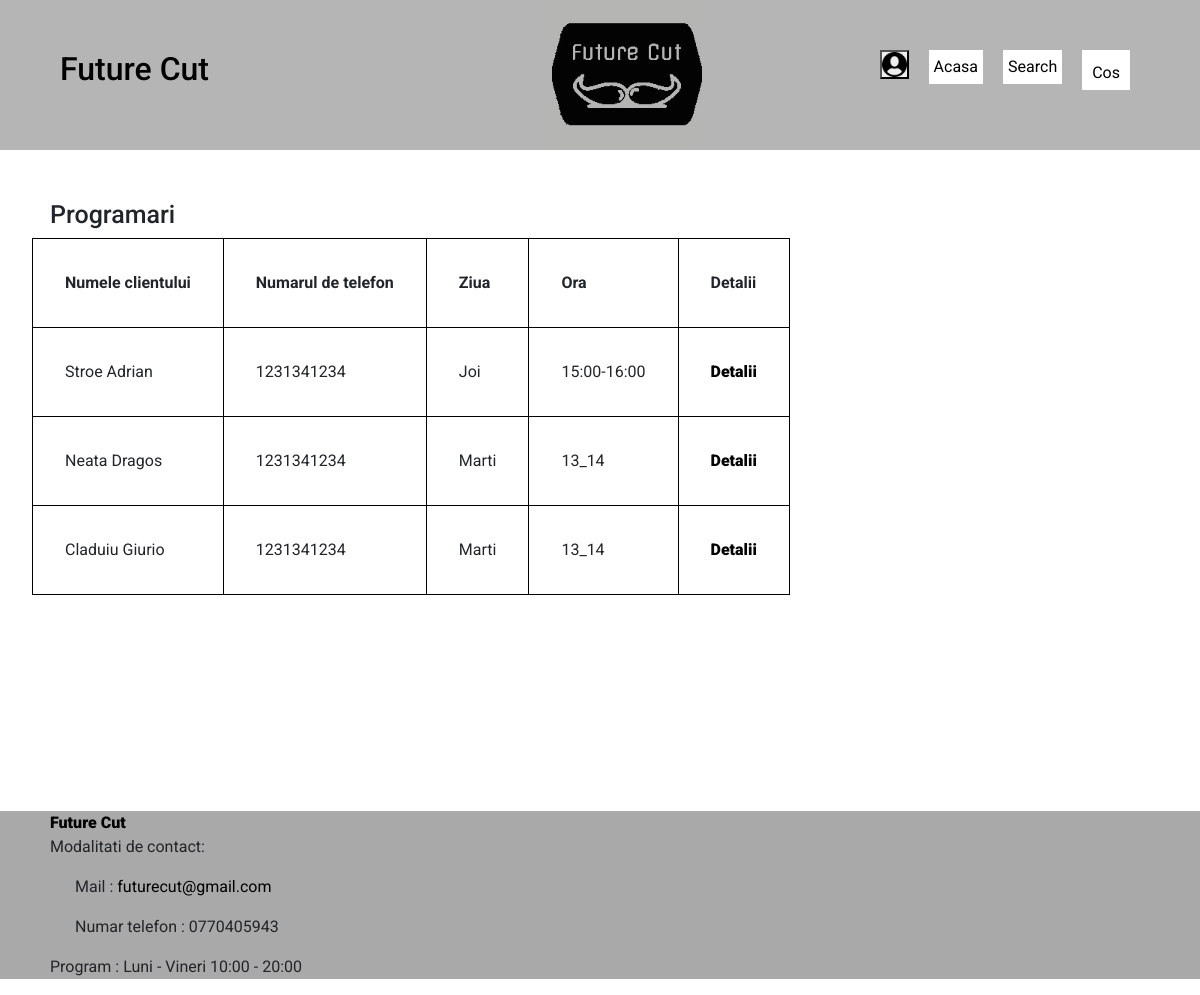
Before: /appointment/unchecked-appointments/ (signed in) with the older database file.
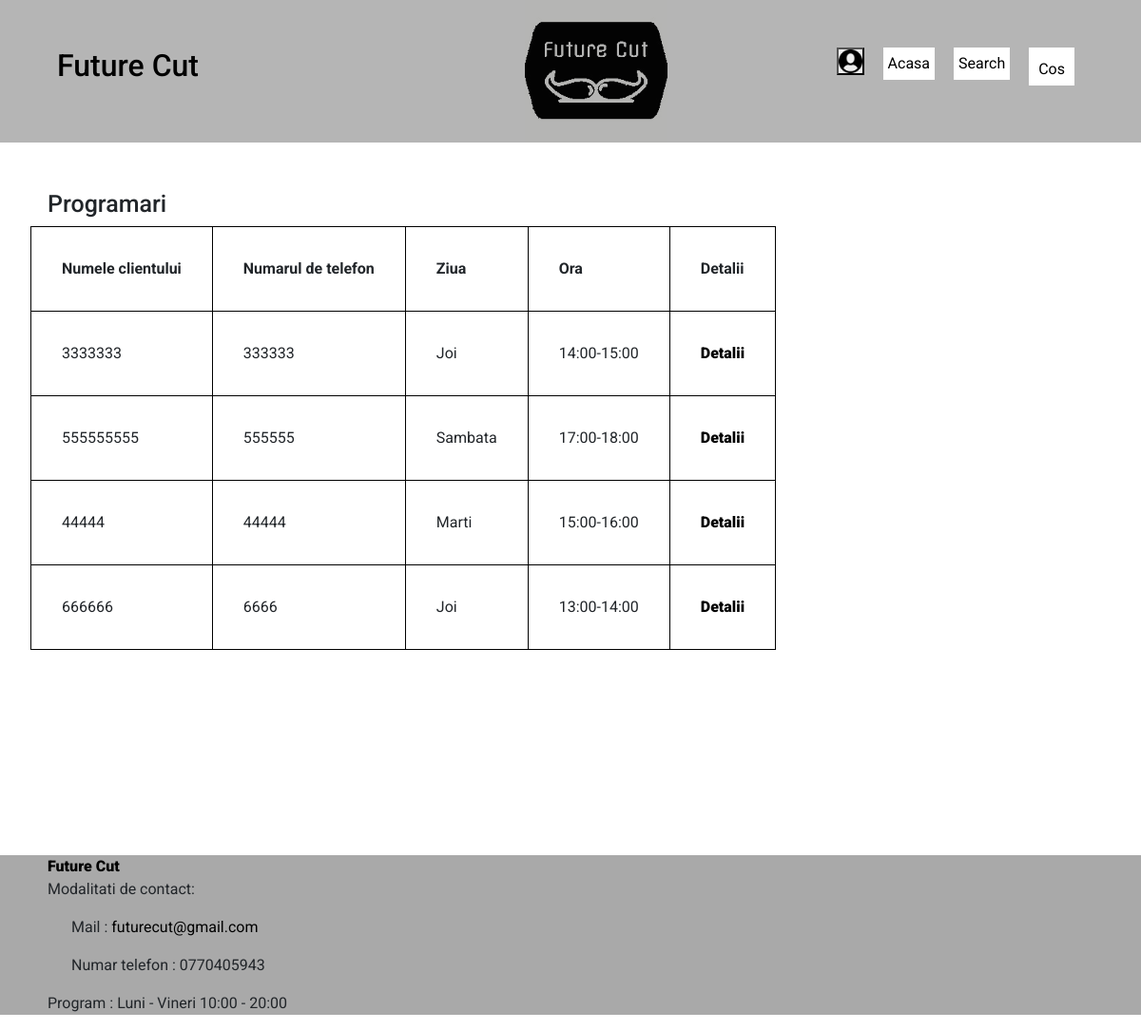
After: the same page with the newer database file.
### appointment/models.py (models this page shows, shortened)
class Appointment(models.Model):
    class VerifiedAppointmentManager(models.Manager):
        def get_queryset(self):
            return super().get_queryset().filter(checked=True)
    class UnVerifiedAppointmentManager(models.Manager):
        def get_queryset(self):
            return super().get_queryset().filter(checked=False)
    name = models.CharField(max_length=200)
    phone_number = models.CharField(max_length=13)
    slug = models.SlugField(max_length=200, null=False, unique=True, blank=True)
    class Day(models.TextChoices):
        ZI1 = 'Luni', 'Luni'
        ZI2 = 'Marti', 'Marti'
        ZI3 = 'Miercuri', 'Miercuri'
        ZI4 = 'Joi', 'Joi'
        ZI5 = 'Vineri', 'Vineri'
        ZI6 = 'Sambata', 'Sambata'
    day = models.CharField(max_length=100, choices=Day.choices, default=Day.ZI1)
    class Appointment(models.TextChoices):
        ORA1 = '12:00-13:00', '12:00-13:00'
        ORA2 = '13:00-14:00', '13:00-14:00'
        ORA3 = '14:00-15:00', '14:00-15:00'
        ORA4 = '15:00-16:00', '15:00-16:00'
        ORA5 = '16:00-17:00', '16:00-17:00'
        ORA6 = '17:00-18:00', '17:00-18:00'
    appointment = models.CharField(max_length=100, choices=Appointment.choices, default=Appointment.ORA1)
    class Frizer(models.TextChoices):
        STAT1 = 'Claudiu', 'Claudiu'
        STAT2 = 'Ivanciu', 'Ivanciu'
        STAT3 = 'Gheorghe', 'Gheorghe'
    frizer = models.CharField(max_length=100, choices=Frizer.choices, default=Frizer.STAT1)
    class Pachet(models.TextChoices):
        PC1 = 'tuns', 'Tuns'
        PC2 = 'tuns_barba', 'Tuns + Barba'
        PC3 = 'tuns_barba_aranjat', 'Tuns + Barba + Aranjat'
        PC4 = 'babra', 'Barba'
        PC5 = 'vopsit_barba', 'Vopsit barba'
        PC6 = 'pensat', 'Pensat'
    pachet = models.CharField(max_length=100, choices=Pachet.choices, default=Pachet.PC1)
    checked = models.BooleanField(default=False)
    class Status(models.TextChoices):
        STAT1 = 'In asteptare', 'In asteptare'
        STAT2 = 'Acceptat', 'Acceptat'
        STAT3 = 'Refuzat', 'Refuzat'
    status = models.CharField(max_length=40, choices=Status.choices, default=Status.STAT1)
    objects = models.Manager()
    checkedmanager = VerifiedAppointmentManager()
    uncheckedmanager = UnVerifiedAppointmentManager()

### appointment/views.py (the view)
# urls.py: path('unchecked-appointments/', views.view_unchecked_appointment, name='view_unchecked_appointment'),
@ staff_member_required
def view_unchecked_appointment(request):
    unchecked_appointment = Appointment.uncheckedmanager.all()
    return render(request, 'store/programari.html', {'unchecked_app': unchecked_appointment})

### store/views.py (called while the page is built)
def categories(request):
    return {
        'categories': Category.objects.all()
    }

### templates/store/programari.html (shortened to what this page needs)
{% extends "./base.html" %} {% load static %} {% block content %}
<h1>Programari</h1>
<div>
        <div class="unchecked">
            <table>
                <tr>
                    <th>Numele clientului</th>
                    <th>Numarul de telefon</th>
                    <th>Ziua</th>
                    <th>Ora</th>
                    <th>Detalii</th>
                </tr>
                {%for produs in unchecked_app %}
                <tr>
                    <td>{{produs.name}}</td>
                    <td>{{produs.phone_number}}</td>
                    <td>{{produs.day}}</td>
                    <td>{{produs.appointment}}</td>
                    <td><a class="link" href="{%url 'appointment:view_detail_appointment' produs.slug%}"> Detalii</td>
                </tr>
                {% endfor %}
            </table>
        </div>
</div>
{% endblock %}

### templates/store/base.html (shortened to what this page needs)
{%load static%}
<!DOCTYPE html>
<html lang="en">
<head>
    <link
    href="https://unpkg.com/ionicons@4.5.10-0/dist/css/ionicons.min.css"
    rel="stylesheet"
    />
    <link
    href="https://cdn.jsdelivr.net/npm/bootstrap@5.0.0-beta3/dist/css/bootstrap.min.css"
    rel="stylesheet"
    />
    <link rel="stylesheet" href="/static/css/styles.css" />
    <link rel="stylesheet" type="text/css" href="{%static 'css/styles.css'%}" />
</head>
<body>
    <header>
    <div class="overlay"></div>
    <a href="{%url 'store:all_products'%}"><div class="Logo"><img src="{% static 'images/Future_Cut_Logo1.jpg' %}" /></div></a>
    <nav>
        <a href="{%url 'store:all_products'%}" class="title"><h2>Future Cut</h2></a>
        <ul style="transition=500ms all;">
        <div class="buttonorder">
            {% if request.user.is_authenticated %}
            <li>
            <div class="dropdown">
                <button ><img  class="userphoto" src="{% static 'images/userphoto.png' %}" class="dropbutton" onclick=location.href="{%url 'accounts:profile'%}"></button>
            </div>
            </li>
        {% endif %}
            <li>
            <div class="dropdown">
                <button class="dropbutton" onclick=location.href="{%url 'store:all_products'%}">
                Acasa
                </button>
            </div>
            </li>
            <li>
                <div class="dropdown">
                    <button class="dropbutton" onclick=location.href="{% url 'store:produsecautate' %}">Search</button>
                </div>
            </li>
            {%if request.user.is_authenticated%}
            <li class="cart">
                <button class="dropbutton" onclick=location.href="{%url 'store:cart'%}">
                    <ion-icon name="basket"></ion-icon>Cos<span></span>
                </button>
            </li>
            {%endif%}
        </div>
        </ul>
    </nav>
</header>
    {%block content%} {%endblock%}
</body>
<footer>
    <div class="footer">
        <a href="{%url 'store:all_products'%}" class="link">Future Cut</a>
        <p>Modalitati de contact:</p>
        <div class="contact">
            <p>Mail : <a  class="mail" href="mailto:futurecut@gmail.com">futurecut@gmail.com</a></p>
            <p>Numar telefon : <a>0770405943</a></p>
        </div>
        <div>
            <p>Program : Luni - Vineri 10:00 - 20:00 </p>
        </div>
    </div>
</footer>
</html>

### static/css/styles.css (style rules this page uses)
* { margin: 0; padding: 0; box-sizing: border-box; font-family: "Roboto", sans-serif; }
h1 { margin-left: 50px; margin-top: 50px; font-size: 25px; }
img { display: block; width: 100%; }
header { background-repeat: no-repeat; background-size: cover; background-position: center; height: 150px; position: relative; }
.Logo { position: absolute; top: 0; left: 46%; width: 150px; }
.overlay { position: absolute; z-index: 1; top: 0; left: 0; height: 100%; right: 0; bottom: 0; padding: 0 !important; margin: 0 !important; background-color: rgba(10, 10, 10, 0.3); }
nav { position: relative; top: 0; right: 0; left: 0; z-index: 2; display: flex; flex-wrap: wrap; justify-content: space-between; padding: 50px 60px 0 60px; }
nav li { list-style: none; display: inline-block; padding-right: 10px; padding-left: 10px; }
nav li span { padding-left: 5px; }
.cart ion-icon { vertical-align: bottom; font-size: 20px; padding-right: 5px; }
.dropbutton { color: black; font-size: 16px; border: none; padding: 5px; background-color: #fff; text-decoration: none; transition: 500ms all; }
.dropdown { position:relative; display: inline-block; transition: 500ms all; }
.title { text-decoration: none; color: black; }
footer { margin-top: 18%; background-color: darkgray; text-decoration: none; bottom: 0; width: 100%; }
.mail { text-decoration: none; color: black; }
.footer { margin-left: 50px; }
.contact { margin-left: 25px; }
.link { text-decoration: none; color: black; }
.userphoto { width: 25px; height: 25px; }
.buttonorder { display: flex; justify-content: center; }
table, th, td { border: 1px solid black; padding: 2rem; }
.unchecked { margin-left: 2rem; }
.link { text-decoration: none; font-weight: 900 }

Changed rows visible on the page:
removed Appointment: name "Stroe Adrian", phone_number "1231341234", day "Joi", appointment "15:00-16:00"
removed Appointment: name "Neata Dragos", phone_number "1231341234", day "Marti", appointment "13_14"
removed Appointment: name "Claduiu Giurio", phone_number "1231341234", day "Marti", appointment "13_14"
added Appointment: name "3333333", phone_number "333333", day "Joi", appointment "14:00-15:00"
added Appointment: name "555555555", phone_number "555555", day "Sambata", appointment "17:00-18:00"
added Appointment: name "44444", phone_number "44444", day "Marti", appointment "15:00-16:00"
added Appointment: name "666666", phone_number "6666", day "Joi", appointment "13:00-14:00"
